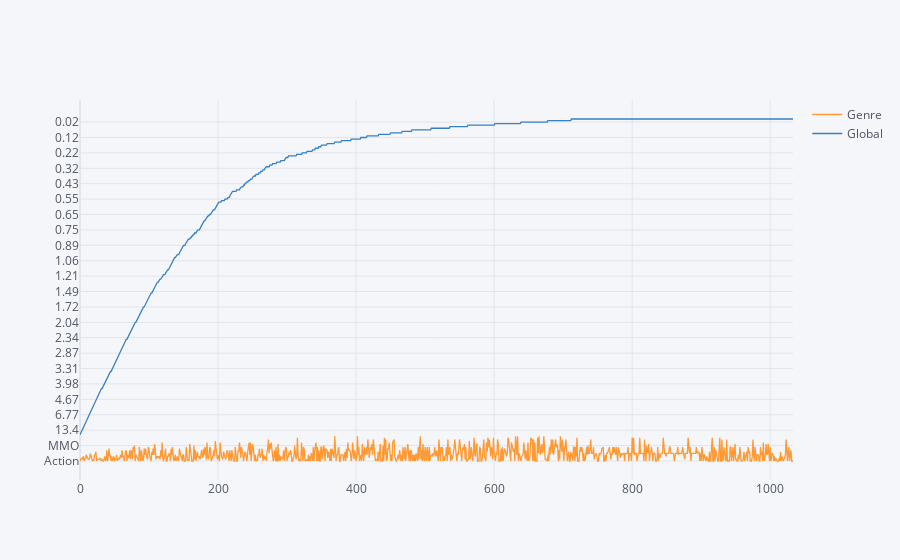
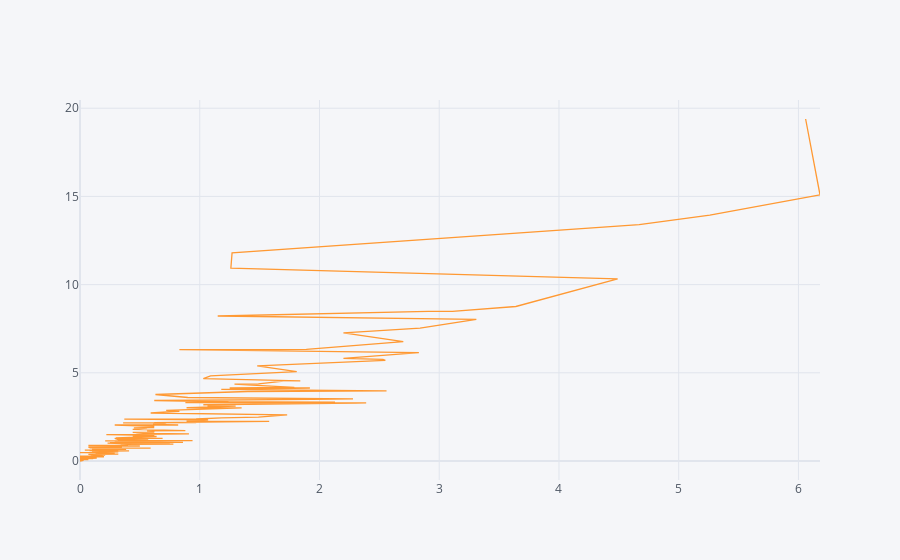

The cell these charts' notebook holds for them, in order:
### Code cell
#Line plot
data[['Genre','Global']].iplot()
data.iplot(x='North America',y='Global')

### Figure 1 — Plotly figure (JSON) as saved in the notebook; plotly's stock layout.template omitted (floating-point values rounded to 4 significant figures; data arrays with more than 128 entries replaced by an {"elided": "..."} marker saying what was removed)
{"data": [{"line": {"color": "rgba(255, 153, 51, 1.0)", "dash": "solid", "shape": "linear", "width": 1.3}, "mode": "lines", "name": "Genre", "text": "", "type": "scatter", "x": {"elided": "1034 int values"}, "y": {"elided": "1034 str values"}}, {"line": {"color": "rgba(55, 128, 191, 1.0)", "dash": "solid", "shape": "linear", "width": 1.3}, "mode": "lines", "name": "Global", "text": "", "type": "scatter", "x": {"elided": "1034 int values"}, "y": {"elided": "1034 float values"}}], "layout": {"legend": {"bgcolor": "#F5F6F9", "font": {"color": "#4D5663"}}, "paper_bgcolor": "#F5F6F9", "plot_bgcolor": "#F5F6F9", "title": {"font": {"color": "#4D5663"}}, "xaxis": {"gridcolor": "#E1E5ED", "showgrid": true, "tickfont": {"color": "#4D5663"}, "title": {"font": {"color": "#4D5663"}, "text": ""}, "zerolinecolor": "#E1E5ED"}, "yaxis": {"gridcolor": "#E1E5ED", "showgrid": true, "tickfont": {"color": "#4D5663"}, "title": {"font": {"color": "#4D5663"}, "text": ""}, "zerolinecolor": "#E1E5ED"}}}

### Figure 2 — Plotly figure (JSON) as saved in the notebook; plotly's stock layout.template omitted (floating-point values rounded to 4 significant figures; data arrays with more than 128 entries replaced by an {"elided": "..."} marker saying what was removed)
{"data": [{"line": {"color": "rgba(255, 153, 51, 1.0)", "dash": "solid", "shape": "linear", "width": 1.3}, "mode": "lines", "name": "Global", "text": "", "type": "scatter", "x": {"elided": "1034 float values"}, "y": {"elided": "1034 float values"}}], "layout": {"legend": {"bgcolor": "#F5F6F9", "font": {"color": "#4D5663"}}, "paper_bgcolor": "#F5F6F9", "plot_bgcolor": "#F5F6F9", "title": {"font": {"color": "#4D5663"}}, "xaxis": {"gridcolor": "#E1E5ED", "showgrid": true, "tickfont": {"color": "#4D5663"}, "title": {"font": {"color": "#4D5663"}, "text": ""}, "zerolinecolor": "#E1E5ED"}, "yaxis": {"gridcolor": "#E1E5ED", "showgrid": true, "tickfont": {"color": "#4D5663"}, "title": {"font": {"color": "#4D5663"}, "text": ""}, "zerolinecolor": "#E1E5ED"}}}
